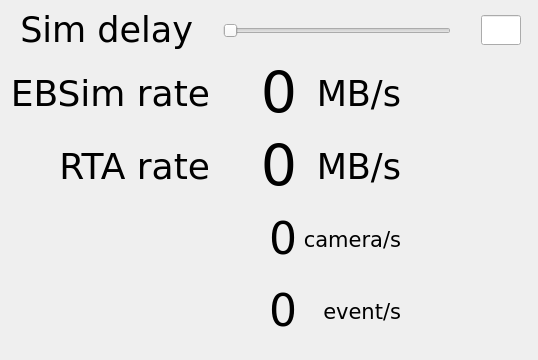
<?xml version="1.0" encoding="UTF-8"?>
<ui version="4.0">
 <class>Monitor</class>
 <widget class="QWidget" name="Monitor">
  <property name="geometry">
   <rect>
    <x>0</x>
    <y>0</y>
    <width>538</width>
    <height>360</height>
   </rect>
  </property>
  <property name="maximumSize">
   <size>
    <width>800</width>
    <height>400</height>
   </size>
  </property>
  <property name="windowTitle">
   <string>RTA Monitor</string>
  </property>
  <property name="delay" stdset="0">
   <double>0.000000000000000</double>
  </property>
  <widget class="QWidget" name="layoutWidget">
   <property name="geometry">
    <rect>
     <x>10</x>
     <y>0</y>
     <width>521</width>
     <height>61</height>
    </rect>
   </property>
   <layout class="QHBoxLayout" name="horizontalLayout">
    <property name="spacing">
     <number>30</number>
    </property>
    <property name="sizeConstraint">
     <enum>QLayout::SetDefaultConstraint</enum>
    </property>
    <property name="leftMargin">
     <number>10</number>
    </property>
    <property name="rightMargin">
     <number>10</number>
    </property>
    <item>
     <widget class="QLabel" name="label_5">
      <property name="sizePolicy">
       <sizepolicy hsizetype="Fixed" vsizetype="Fixed">
        <horstretch>0</horstretch>
        <verstretch>0</verstretch>
       </sizepolicy>
      </property>
      <property name="font">
       <font>
        <family>DejaVu Sans</family>
        <pointsize>26</pointsize>
       </font>
      </property>
      <property name="text">
       <string>Sim delay</string>
      </property>
      <property name="alignment">
       <set>Qt::AlignRight|Qt::AlignTrailing|Qt::AlignVCenter</set>
      </property>
      <property name="margin">
       <number>10</number>
      </property>
     </widget>
    </item>
    <item>
     <widget class="QSlider" name="horizontalSlider">
      <property name="sizePolicy">
       <sizepolicy hsizetype="Preferred" vsizetype="Fixed">
        <horstretch>0</horstretch>
        <verstretch>0</verstretch>
       </sizepolicy>
      </property>
      <property name="autoFillBackground">
       <bool>false</bool>
      </property>
      <property name="maximum">
       <number>3000</number>
      </property>
      <property name="pageStep">
       <number>100</number>
      </property>
      <property name="orientation">
       <enum>Qt::Horizontal</enum>
      </property>
      <property name="tickPosition">
       <enum>QSlider::NoTicks</enum>
      </property>
      <property name="tickInterval">
       <number>1</number>
      </property>
     </widget>
    </item>
    <item>
     <widget class="QLineEdit" name="lineEdit">
      <property name="enabled">
       <bool>true</bool>
      </property>
      <property name="sizePolicy">
       <sizepolicy hsizetype="Maximum" vsizetype="Maximum">
        <horstretch>0</horstretch>
        <verstretch>0</verstretch>
       </sizepolicy>
      </property>
      <property name="maximumSize">
       <size>
        <width>40</width>
        <height>30</height>
       </size>
      </property>
      <property name="readOnly">
       <bool>false</bool>
      </property>
     </widget>
    </item>
   </layout>
  </widget>
  <widget class="QWidget" name="gridLayoutWidget">
   <property name="geometry">
    <rect>
     <x>10</x>
     <y>60</y>
     <width>391</width>
     <height>284</height>
    </rect>
   </property>
   <layout class="QGridLayout" name="gridLayout">
    <item row="2" column="0">
     <widget class="QLabel" name="label">
      <property name="text">
       <string/>
      </property>
     </widget>
    </item>
    <item row="2" column="1">
     <widget class="QLabel" name="label_14">
      <property name="sizePolicy">
       <sizepolicy hsizetype="Maximum" vsizetype="Preferred">
        <horstretch>0</horstretch>
        <verstretch>0</verstretch>
       </sizepolicy>
      </property>
      <property name="maximumSize">
       <size>
        <width>150</width>
        <height>16777215</height>
       </size>
      </property>
      <property name="font">
       <font>
        <family>DejaVu Sans</family>
        <pointsize>33</pointsize>
       </font>
      </property>
      <property name="text">
       <string>0</string>
      </property>
      <property name="alignment">
       <set>Qt::AlignRight|Qt::AlignTrailing|Qt::AlignVCenter</set>
      </property>
      <property name="margin">
       <number>10</number>
      </property>
     </widget>
    </item>
    <item row="1" column="2">
     <widget class="QLabel" name="label_10">
      <property name="maximumSize">
       <size>
        <width>100</width>
        <height>16777215</height>
       </size>
      </property>
      <property name="font">
       <font>
        <family>DejaVu Sans</family>
        <pointsize>26</pointsize>
       </font>
      </property>
      <property name="text">
       <string>MB/s</string>
      </property>
      <property name="alignment">
       <set>Qt::AlignRight|Qt::AlignTrailing|Qt::AlignVCenter</set>
      </property>
      <property name="margin">
       <number>10</number>
      </property>
     </widget>
    </item>
    <item row="3" column="0">
     <widget class="QLabel" name="label_2">
      <property name="text">
       <string/>
      </property>
     </widget>
    </item>
    <item row="1" column="1">
     <widget class="QLabel" name="label_9">
      <property name="sizePolicy">
       <sizepolicy hsizetype="Maximum" vsizetype="Preferred">
        <horstretch>0</horstretch>
        <verstretch>0</verstretch>
       </sizepolicy>
      </property>
      <property name="maximumSize">
       <size>
        <width>150</width>
        <height>16777215</height>
       </size>
      </property>
      <property name="font">
       <font>
        <family>DejaVu Sans</family>
        <pointsize>43</pointsize>
       </font>
      </property>
      <property name="text">
       <string>0</string>
      </property>
      <property name="alignment">
       <set>Qt::AlignRight|Qt::AlignTrailing|Qt::AlignVCenter</set>
      </property>
      <property name="margin">
       <number>10</number>
      </property>
     </widget>
    </item>
    <item row="1" column="0">
     <widget class="QLabel" name="label_8">
      <property name="minimumSize">
       <size>
        <width>70</width>
        <height>0</height>
       </size>
      </property>
      <property name="font">
       <font>
        <family>DejaVu Sans</family>
        <pointsize>27</pointsize>
       </font>
      </property>
      <property name="text">
       <string>RTA rate</string>
      </property>
      <property name="alignment">
       <set>Qt::AlignRight|Qt::AlignTrailing|Qt::AlignVCenter</set>
      </property>
      <property name="margin">
       <number>10</number>
      </property>
     </widget>
    </item>
    <item row="0" column="0">
     <widget class="QLabel" name="label_4">
      <property name="minimumSize">
       <size>
        <width>70</width>
        <height>0</height>
       </size>
      </property>
      <property name="font">
       <font>
        <family>DejaVu Sans</family>
        <pointsize>27</pointsize>
       </font>
      </property>
      <property name="text">
       <string>EBSim rate</string>
      </property>
      <property name="alignment">
       <set>Qt::AlignRight|Qt::AlignTrailing|Qt::AlignVCenter</set>
      </property>
      <property name="margin">
       <number>10</number>
      </property>
     </widget>
    </item>
    <item row="0" column="1">
     <widget class="QLabel" name="label_6">
      <property name="sizePolicy">
       <sizepolicy hsizetype="Maximum" vsizetype="Preferred">
        <horstretch>0</horstretch>
        <verstretch>0</verstretch>
       </sizepolicy>
      </property>
      <property name="maximumSize">
       <size>
        <width>150</width>
        <height>16777215</height>
       </size>
      </property>
      <property name="font">
       <font>
        <family>DejaVu Sans</family>
        <pointsize>43</pointsize>
       </font>
      </property>
      <property name="text">
       <string>0</string>
      </property>
      <property name="alignment">
       <set>Qt::AlignRight|Qt::AlignTrailing|Qt::AlignVCenter</set>
      </property>
      <property name="margin">
       <number>10</number>
      </property>
     </widget>
    </item>
    <item row="0" column="2">
     <widget class="QLabel" name="label_7">
      <property name="maximumSize">
       <size>
        <width>100</width>
        <height>16777215</height>
       </size>
      </property>
      <property name="font">
       <font>
        <family>DejaVu Sans</family>
        <pointsize>26</pointsize>
       </font>
      </property>
      <property name="text">
       <string>MB/s</string>
      </property>
      <property name="alignment">
       <set>Qt::AlignRight|Qt::AlignTrailing|Qt::AlignVCenter</set>
      </property>
      <property name="margin">
       <number>10</number>
      </property>
     </widget>
    </item>
    <item row="2" column="2">
     <widget class="QLabel" name="label_11">
      <property name="maximumSize">
       <size>
        <width>100</width>
        <height>16777215</height>
       </size>
      </property>
      <property name="font">
       <font>
        <family>DejaVu Sans</family>
        <pointsize>16</pointsize>
       </font>
      </property>
      <property name="text">
       <string>camera/s</string>
      </property>
      <property name="alignment">
       <set>Qt::AlignRight|Qt::AlignTrailing|Qt::AlignVCenter</set>
      </property>
      <property name="margin">
       <number>10</number>
      </property>
     </widget>
    </item>
    <item row="3" column="1">
     <widget class="QLabel" name="label_15">
      <property name="sizePolicy">
       <sizepolicy hsizetype="Maximum" vsizetype="Preferred">
        <horstretch>0</horstretch>
        <verstretch>0</verstretch>
       </sizepolicy>
      </property>
      <property name="maximumSize">
       <size>
        <width>150</width>
        <height>16777215</height>
       </size>
      </property>
      <property name="font">
       <font>
        <family>DejaVu Sans</family>
        <pointsize>33</pointsize>
       </font>
      </property>
      <property name="text">
       <string>0</string>
      </property>
      <property name="alignment">
       <set>Qt::AlignRight|Qt::AlignTrailing|Qt::AlignVCenter</set>
      </property>
      <property name="margin">
       <number>10</number>
      </property>
     </widget>
    </item>
    <item row="3" column="2">
     <widget class="QLabel" name="label_12">
      <property name="maximumSize">
       <size>
        <width>100</width>
        <height>16777215</height>
       </size>
      </property>
      <property name="font">
       <font>
        <family>DejaVu Sans</family>
        <pointsize>16</pointsize>
       </font>
      </property>
      <property name="text">
       <string>event/s</string>
      </property>
      <property name="alignment">
       <set>Qt::AlignRight|Qt::AlignTrailing|Qt::AlignVCenter</set>
      </property>
      <property name="margin">
       <number>10</number>
      </property>
     </widget>
    </item>
   </layout>
  </widget>
 </widget>
 <tabstops>
  <tabstop>horizontalSlider</tabstop>
  <tabstop>lineEdit</tabstop>
 </tabstops>
 <resources/>
 <connections>
  <connection>
   <sender>horizontalSlider</sender>
   <signal>valueChanged(int)</signal>
   <receiver>lineEdit</receiver>
   <slot>copy()</slot>
   <hints>
    <hint type="sourcelabel">
     <x>600</x>
     <y>45</y>
    </hint>
    <hint type="destinationlabel">
     <x>670</x>
     <y>44</y>
    </hint>
   </hints>
  </connection>
 </connections>
</ui>
